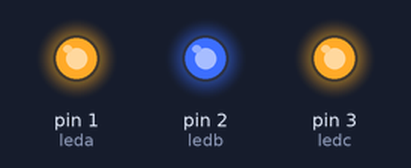
Bench run of a sketch on a simulated Arduino Uno, built with avr-gcc and run on an emulated ATmega328P. Shown: output pins drawn as LEDs (lit = HIGH).

Above: at 0.2 s.
At 1.7 s:
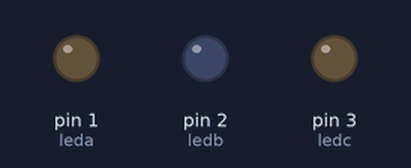
Timing chart, 0 to 3.0 s (numbered marks = the images above):
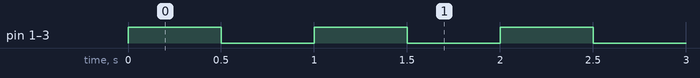

The sketch:

sketch_Prac_2.ino
```cpp
const int leda=1;
const int ledb=2;
const int ledc=3;
void setup() {
  // put your setup code here, to run once:
  pinMode(leda,OUTPUT);
  pinMode(ledb,OUTPUT);
  pinMode(ledc,OUTPUT);
}

void loop() {
  // put your main code here, to run repeatedly:
  digitalWrite(leda,HIGH);
  digitalWrite(ledb,HIGH);
   digitalWrite(ledc,HIGH);
  delay(500);
  digitalWrite(leda,LOW);
   digitalWrite(ledb,LOW);
  digitalWrite(ledc,LOW);
   delay(500);
}
```

Measured:
- by itself, pin 1 (leda), pin 2 (ledb), pin 3 (ledc): alternates HIGH for 0.50 s and LOW for 0.50 s
